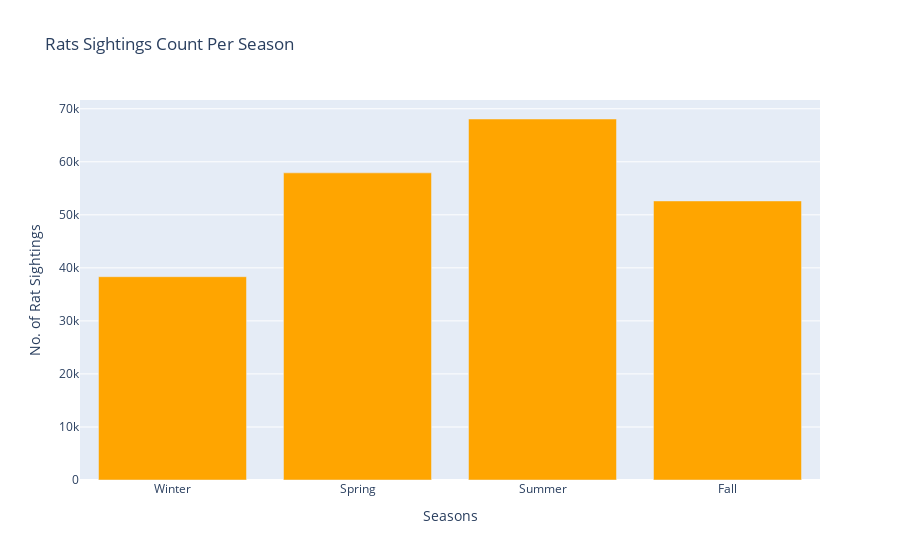

Notebook cell for this chart:
### Code cell
fig5 = go.Figure([go.Bar(x=seasons, y=season_count, marker_color='Orange')],
                layout_title_text="Rats Sightings Count Per Season")
fig5.update_xaxes(title_text=("Seasons"))
fig5.update_yaxes(title_text=("No. of Rat Sightings"))
fig5.show()

### Figure 1 — Plotly figure (JSON) as saved in the notebook; plotly's stock layout.template omitted (floating-point values rounded to 4 significant figures)
{"data": [{"marker": {"color": "Orange"}, "type": "bar", "x": ["Winter", "Spring", "Summer", "Fall"], "y": [38336, 57914, 68070, 52618]}], "layout": {"title": {"text": "Rats Sightings Count Per Season"}, "xaxis": {"title": {"text": "Seasons"}}, "yaxis": {"title": {"text": "No. of Rat Sightings"}}}}
